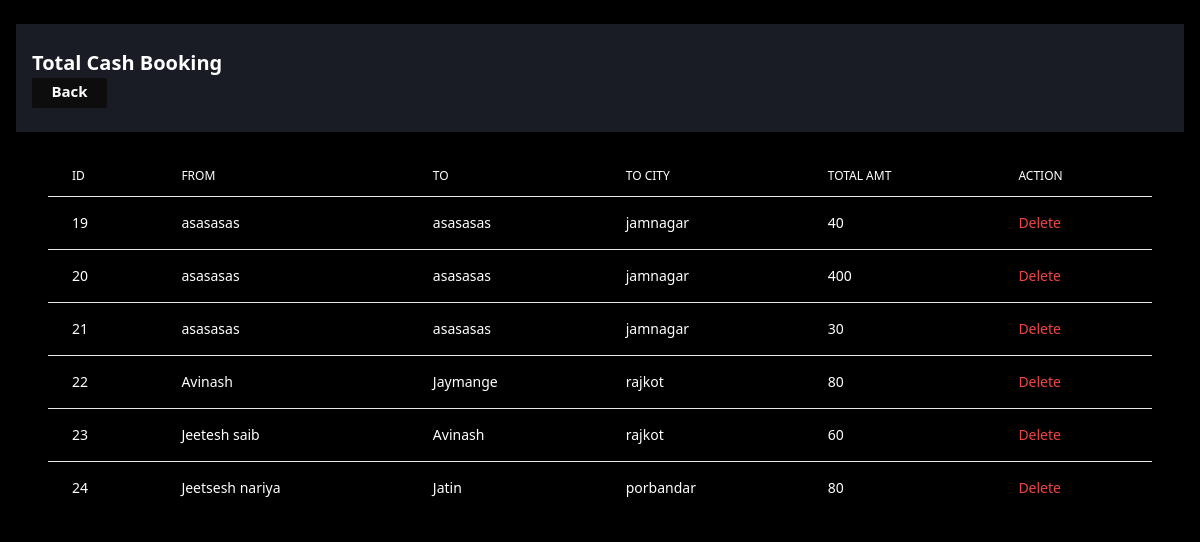
Page /components/show_admin_cash.php on the committed database.
### tables this page shows
CREATE TABLE `cash_booking` (
  `cb_id` int(11) NOT NULL,
  `cb_from_name` varchar(200) NOT NULL,
  `cb_from_phno` bigint(200) NOT NULL,
  `cb_documentno` int(200) NOT NULL,
  `cb_to_name` varchar(200) NOT NULL,
  `cb_to_city` varchar(200) NOT NULL,
  `cb_couriertype` varchar(200) NOT NULL,
  `cb_weight` int(200) NOT NULL,
  `cb_address` varchar(200) NOT NULL,
  `cb_totalamt` int(200) NOT NULL,
  `user_id` int(11) NOT NULL
);

### components/show_admin_cash.php (the view, shortened to what this page needs)
<?php include('../Html/html_start.php'); ?>
<div class="grid px-4 items-start bg-[#000000] h-screen overflow-y-auto">
    <div class="grid items-center ">
        <div class="grid items-start my-6 px-4 py-6 bg-[#191C24] xl:my-4">
            <p class="text-white font-semibold text-[20px]">Total Cash Booking
            </p>
            <div class="grid items-center space-y-3 xl:grid-cols-5 xl:space-x-4 xl:space-y-0 xl:py-4">
                <div class="flex items-center text-white space-x-2.5 font-semibold ">
                    <div class="xl:mt-8">
                        <a href="../Dashboard/admin_dashboard.php">
                            <p class="bg-[#0D0D0D] h-[30px]  w-[75px] text-[15px] rounded-sm text-center pt-0.5">Back
                            </p>
                        </a>
                    </div>
                </div>
            </div>
        </div>
        <div class="flex flex-col px-8 text-white">
            <div class="-m-1.5 overflow-x-auto">
                <div class="p-1.5 min-w-full inline-block align-middle">
                    <div class="overflow-hidden">
                        <table class="min-w-full divide-y divide-black-200 ">
                            <thead>
                                <tr>
                                    <th scope="col" class="px-6 py-3 text-left text-xs font-medium text-black-500 uppercase">
                                        Id</th>
                                    <th scope="col" class="px-6 py-3 text-left text-xs font-medium text-black-500 uppercase">From
                                    </th>
                                    <th scope="col" class="px-6 py-3 text-left text-xs font-medium text-black-500 uppercase">To
                                    </th>
                                    <th scope="col" class="px-6 py-3 text-left text-xs font-medium text-black-500 uppercase">To
                                        City
                                    </th>
                                    <th scope="col" class="px-6 py-3 text-left text-xs font-medium text-black-500 uppercase">Total
                                        Amt
                                    </th>
                                    <th scope="col" class="px-6 py-3 text-left text-xs font-medium text-black-500 uppercase">Action
                                    </th>
                                </tr>
                            </thead>
                            <?php
                            include '../connection/conn.php';
                            $query = "SELECT * FROM `cash_booking`";
                            $select = mysqli_query($con, $query);
                            ?>
                            <tbody class="divide-y divide-black-200 ">
                                <?php foreach ($select as $row) : ?>
                                    <tr class="">
                                        <td class="px-6 py-4 whitespace-nowrap text-sm font-medium  ">
                                            <?= $row['cb_id'] ?>
                                        </td>
                                        <td class="px-6 py-4 whitespace-nowrap text-sm font-medium  ">
                                            <?= $row['cb_from_name'] ?>
                                        </td>
                                        <td class="px-6 py-4 whitespace-nowrap text-sm font-medium  ">
                                            <?= $row['cb_to_name'] ?>
                                        </td>
                                        <td class="px-6 py-4 whitespace-nowrap text-sm font-medium  ">
                                            <?= $row['cb_to_city'] ?>
                                        </td>
                                        <td class="px-6 py-4 whitespace-nowrap text-sm font-medium  ">
                                            <?= $row['cb_totalamt'] ?>
                                        </td>
                                        <td class="px-6 py-4 whitespace-nowrap  text-sm font-medium">
                                            <a href="../components/show_admin_cash.php?delete=<?=$row['cb_id']?>" class="text-red-500 " href="#">Delete</a>
                                        </td>
                                    </tr>
                                <?php endforeach; ?>
                            </tbody>
                        </table>
                    </div>
                </div>
            </div>
        </div>
    </div>
</div>

### rows in the picture
cash_booking: cb_id "19", cb_from_name "asasasas", cb_to_name "asasasas", cb_to_city "jamnagar", cb_totalamt "40"
cash_booking: cb_id "20", cb_from_name "asasasas", cb_to_name "asasasas", cb_to_city "jamnagar", cb_totalamt "400"
cash_booking: cb_id "21", cb_from_name "asasasas", cb_to_name "asasasas", cb_to_city "jamnagar", cb_totalamt "30"
cash_booking: cb_id "22", cb_from_name "Avinash", cb_to_name "Jaymange", cb_to_city "rajkot", cb_totalamt "80"
cash_booking: cb_id "23", cb_from_name "Jeetesh saib", cb_to_name "Avinash", cb_to_city "rajkot", cb_totalamt "60"
cash_booking: cb_id "24", cb_from_name "Jeetsesh nariya", cb_to_name "Jatin", cb_to_city "porbandar", cb_totalamt "80"
